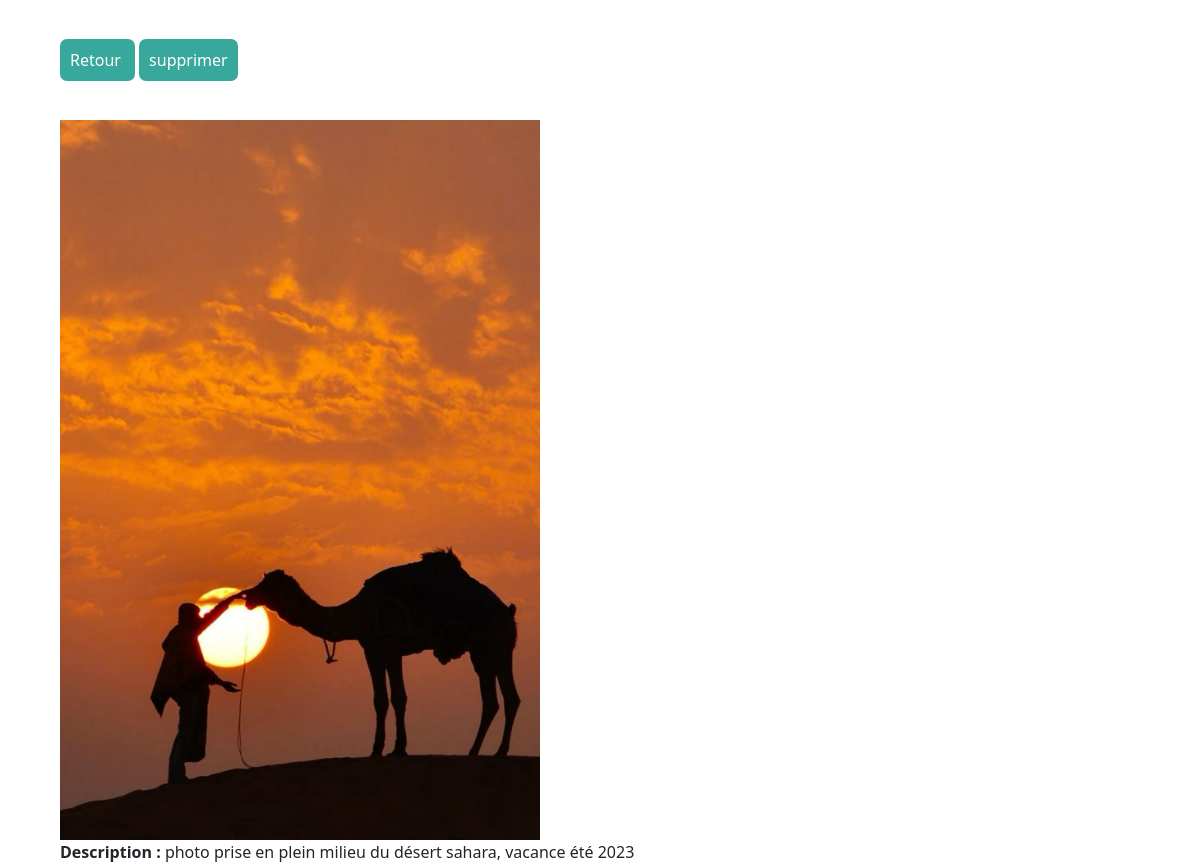
Screenshot of /photo/9/ with the database file from the repository.
### photos/models.py (models this page shows, shortened)
class Photo(models.Model):
    categorie = models.ForeignKey(Categorie, on_delete=models.SET_NULL, null=True,  blank=True)
    image = models.ImageField(null=False, blank=False)
    description= models.TextField(max_length=200, null=False, blank=False)

### photos/views.py (the view)
# urls.py: path('photo/<str:pk>/', views.voirPhoto, name="photo"),
def voirPhoto(request, pk):
    photo = Photo.objects.get(id=pk)
    return render(request, 'photos/photos.html', {'photo': photo})

### photos/templates/photos/photos.html (shortened to what this page needs)
<!DOCTYPE html>
<html lang="en">
<head>
    <link href="https://cdn.jsdelivr.net/npm/bootstrap@5.3.1/dist/css/bootstrap.min.css" rel="stylesheet">
</head>
<body class="m-5">
    <div class="container">
        <div class="row justify-content-center">
            <div class="col">
                <a href="{% url 'galerie' %}" class="btn-btn  my-3"> Retour </a>
                <a href="{% url 'supprimer_photo' photo.id %}" class="btn-btn btn-sm m-1"> supprimer</a>
                <div style="height: 90vh;">
                    <img style="max-width: 100%; max-height: 100%;"
                    src="{{ photo.image.url }}" class="mt-5">
                    <p>
                       <strong>Description :</strong>  {{ photo.description }}
                    </p>
                </div>
            </div>
        </div>
    </div>
</body>
</html>

### photos/templates/photos/photos.html (style rules this page uses)
.btn-btn { background-color: #38A89D; text-align: center; text-decoration: none; color: white; padding: 10px ; border-radius: 7px; margin-bottom: 5px; }

### rows the page displays
Photo: image (picture), description "photo prise en plein milieu du désert sahara, vacance été 2023"
